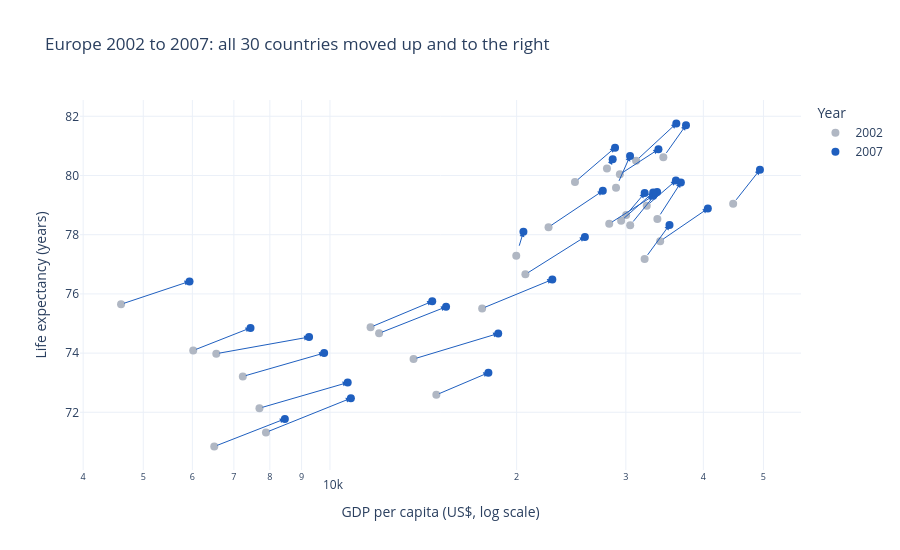

Notebook code cell kept with this figure:
### Markdown cell above
## Task 1 — Scatter: life expectancy change over time

**What to build:** A scatter showing **GDP per capita vs life expectancy** for **two years** (2002 and 2007) to show how both moved — use **colour for year** (just 2 colours), **one continent only**.

Choose any continent except Africa (that was the example). Highlight the change direction.

> 💡 Filter: `df.loc[df['continent'] == 'YOUR_CHOICE']` then filter years

### Code cell
# Task 1 — Solution B: arrows show the direction of change

eu = df.loc[(df['continent'] == 'Europe') & (df['year'].isin([2002, 2007]))]
a = eu[eu['year'] == 2002].set_index('country')
b = eu[eu['year'] == 2007].set_index('country')

fig = go.Figure()
for yr, d, col in [(2002, a, '#B0B7C3'), (2007, b, '#1F5FBF')]:
    fig.add_trace(go.Scatter(
        x=d['gdpPercap'], y=d['lifeExp'], mode='markers', name=str(yr),
        text=d.index, hovertemplate='%{text}<br>GDP: $%{x:,.0f}<br>Life exp: %{y:.1f}<extra>' + str(yr) + '</extra>',
        marker=dict(size=8, color=col)))

# on a log axis, annotation coordinates are in log10 units
for c in a.index:
    fig.add_annotation(
        x=np.log10(b.loc[c, 'gdpPercap']), y=b.loc[c, 'lifeExp'],
        ax=np.log10(a.loc[c, 'gdpPercap']), ay=a.loc[c, 'lifeExp'],
        xref='x', yref='y', axref='x', ayref='y',
        showarrow=True, arrowhead=2, arrowsize=1, arrowwidth=1, arrowcolor='#1F5FBF')

fig.update_xaxes(type='log', title='GDP per capita (US$, log scale)')
fig.update_yaxes(title='Life expectancy (years)')
fig.update_layout(
    title='Europe 2002 to 2007: all 30 countries moved up and to the right',
    template='plotly_white', width=900, height=550, legend_title='Year')
fig.show()

### Figure 1 — Plotly figure (JSON) as saved in the notebook; plotly's stock layout.template omitted (floating-point values rounded to 4 significant figures)
{"data": [{"hovertemplate": "%{text}<br>GDP: $%{x:,.0f}<br>Life exp: %{y:.1f}<extra>2002</extra>", "marker": {"color": "#B0B7C3", "size": 8}, "mode": "markers", "name": "2002", "text": ["Albania", "Austria", "Belgium", "Bosnia and Herzegovina", "Bulgaria", "Croatia", "Czech Republic", "Denmark", "Finland", "France", "Germany", "Greece", "Hungary", "Iceland", "Ireland", "Italy", "Montenegro", "Netherlands", "Norway", "Poland", "Portugal", "Romania", "Serbia", "Slovak Republic", "Slovenia", "Spain", "Sweden", "Switzerland", "Turkey", "United Kingdom"], "type": "scatter", "x": [4604.0, 32420.0, 30490.0, 6019.0, 7697.0, 11630.0, 17600.0, 32170.0, 28200.0, 28930.0, 30040.0, 22510.0, 14840.0, 31160.0, 34080.0, 27970.0, 6557.0, 33720.0, 44680.0, 12000.0, 19970.0, 7885.0, 7236.0, 13640.0, 20660.0, 24840.0, 29340.0, 34480.0, 6508.0, 29480.0], "y": [75.65, 78.98, 78.32, 74.09, 72.14, 74.88, 75.51, 77.18, 78.37, 79.59, 78.67, 78.26, 72.59, 80.5, 77.78, 80.24, 73.98, 78.53, 79.05, 74.67, 77.29, 71.32, 73.21, 73.8, 76.66, 79.78, 80.04, 80.62, 70.84, 78.47]}, {"hovertemplate": "%{text}<br>GDP: $%{x:,.0f}<br>Life exp: %{y:.1f}<extra>2007</extra>", "marker": {"color": "#1F5FBF", "size": 8}, "mode": "markers", "name": "2007", "text": ["Albania", "Austria", "Belgium", "Bosnia and Herzegovina", "Bulgaria", "Croatia", "Czech Republic", "Denmark", "Finland", "France", "Germany", "Greece", "Hungary", "Iceland", "Ireland", "Italy", "Montenegro", "Netherlands", "Norway", "Poland", "Portugal", "Romania", "Serbia", "Slovak Republic", "Slovenia", "Spain", "Sweden", "Switzerland", "Turkey", "United Kingdom"], "type": "scatter", "x": [5937.0, 36130.0, 33690.0, 7446.0, 10680.0, 14620.0, 22830.0, 35280.0, 33210.0, 30470.0, 32170.0, 27540.0, 18010.0, 36180.0, 40680.0, 28570.0, 9254.0, 36800.0, 49360.0, 15390.0, 20510.0, 10810.0, 9787.0, 18680.0, 25770.0, 28820.0, 33860.0, 37510.0, 8458.0, 33200.0], "y": [76.42, 79.83, 79.44, 74.85, 73.0, 75.75, 76.49, 78.33, 79.31, 80.66, 79.41, 79.48, 73.34, 81.76, 78.89, 80.55, 74.54, 79.76, 80.2, 75.56, 78.1, 72.48, 74.0, 74.66, 77.93, 80.94, 80.88, 81.7, 71.78, 79.42]}], "layout": {"annotations": [{"arrowcolor": "#1F5FBF", "arrowhead": 2, "arrowsize": 1, "arrowwidth": 1, "ax": 3.663, "axref": "x", "ay": 75.65, "ayref": "y", "showarrow": true, "x": 3.774, "xref": "x", "y": 76.42, "yref": "y"}, {"arrowcolor": "#1F5FBF", "arrowhead": 2, "arrowsize": 1, "arrowwidth": 1, "ax": 4.511, "axref": "x", "ay": 78.98, "ayref": "y", "showarrow": true, "x": 4.558, "xref": "x", "y": 79.83, "yref": "y"}, {"arrowcolor": "#1F5FBF", "arrowhead": 2, "arrowsize": 1, "arrowwidth": 1, "ax": 4.484, "axref": "x", "ay": 78.32, "ayref": "y", "showarrow": true, "x": 4.528, "xref": "x", "y": 79.44, "yref": "y"}, {"arrowcolor": "#1F5FBF", "arrowhead": 2, "arrowsize": 1, "arrowwidth": 1, "ax": 3.78, "axref": "x", "ay": 74.09, "ayref": "y", "showarrow": true, "x": 3.872, "xref": "x", "y": 74.85, "yref": "y"}, {"arrowcolor": "#1F5FBF", "arrowhead": 2, "arrowsize": 1, "arrowwidth": 1, "ax": 3.886, "axref": "x", "ay": 72.14, "ayref": "y", "showarrow": true, "x": 4.029, "xref": "x", "y": 73.0, "yref": "y"}, {"arrowcolor": "#1F5FBF", "arrowhead": 2, "arrowsize": 1, "arrowwidth": 1, "ax": 4.066, "axref": "x", "ay": 74.88, "ayref": "y", "showarrow": true, "x": 4.165, "xref": "x", "y": 75.75, "yref": "y"}, {"arrowcolor": "#1F5FBF", "arrowhead": 2, "arrowsize": 1, "arrowwidth": 1, "ax": 4.245, "axref": "x", "ay": 75.51, "ayref": "y", "showarrow": true, "x": 4.359, "xref": "x", "y": 76.49, "yref": "y"}, {"arrowcolor": "#1F5FBF", "arrowhead": 2, "arrowsize": 1, "arrowwidth": 1, "ax": 4.507, "axref": "x", "ay": 77.18, "ayref": "y", "showarrow": true, "x": 4.548, "xref": "x", "y": 78.33, "yref": "y"}, {"arrowcolor": "#1F5FBF", "arrowhead": 2, "arrowsize": 1, "arrowwidth": 1, "ax": 4.45, "axref": "x", "ay": 78.37, "ayref": "y", "showarrow": true, "x": 4.521, "xref": "x", "y": 79.31, "yref": "y"}, {"arrowcolor": "#1F5FBF", "arrowhead": 2, "arrowsize": 1, "arrowwidth": 1, "ax": 4.461, "axref": "x", "ay": 79.59, "ayref": "y", "showarrow": true, "x": 4.484, "xref": "x", "y": 80.66, "yref": "y"}, {"arrowcolor": "#1F5FBF", "arrowhead": 2, "arrowsize": 1, "arrowwidth": 1, "ax": 4.478, "axref": "x", "ay": 78.67, "ayref": "y", "showarrow": true, "x": 4.507, "xref": "x", "y": 79.41, "yref": "y"}, {"arrowcolor": "#1F5FBF", "arrowhead": 2, "arrowsize": 1, "arrowwidth": 1, "ax": 4.352, "axref": "x", "ay": 78.26, "ayref": "y", "showarrow": true, "x": 4.44, "xref": "x", "y": 79.48, "yref": "y"}, {"arrowcolor": "#1F5FBF", "arrowhead": 2, "arrowsize": 1, "arrowwidth": 1, "ax": 4.172, "axref": "x", "ay": 72.59, "ayref": "y", "showarrow": true, "x": 4.255, "xref": "x", "y": 73.34, "yref": "y"}, {"arrowcolor": "#1F5FBF", "arrowhead": 2, "arrowsize": 1, "arrowwidth": 1, "ax": 4.494, "axref": "x", "ay": 80.5, "ayref": "y", "showarrow": true, "x": 4.558, "xref": "x", "y": 81.76, "yref": "y"}, {"arrowcolor": "#1F5FBF", "arrowhead": 2, "arrowsize": 1, "arrowwidth": 1, "ax": 4.532, "axref": "x", "ay": 77.78, "ayref": "y", "showarrow": true, "x": 4.609, "xref": "x", "y": 78.89, "yref": "y"}, {"arrowcolor": "#1F5FBF", "arrowhead": 2, "arrowsize": 1, "arrowwidth": 1, "ax": 4.447, "axref": "x", "ay": 80.24, "ayref": "y", "showarrow": true, "x": 4.456, "xref": "x", "y": 80.55, "yref": "y"}, {"arrowcolor": "#1F5FBF", "arrowhead": 2, "arrowsize": 1, "arrowwidth": 1, "ax": 3.817, "axref": "x", "ay": 73.98, "ayref": "y", "showarrow": true, "x": 3.966, "xref": "x", "y": 74.54, "yref": "y"}, {"arrowcolor": "#1F5FBF", "arrowhead": 2, "arrowsize": 1, "arrowwidth": 1, "ax": 4.528, "axref": "x", "ay": 78.53, "ayref": "y", "showarrow": true, "x": 4.566, "xref": "x", "y": 79.76, "yref": "y"}, {"arrowcolor": "#1F5FBF", "arrowhead": 2, "arrowsize": 1, "arrowwidth": 1, "ax": 4.65, "axref": "x", "ay": 79.05, "ayref": "y", "showarrow": true, "x": 4.693, "xref": "x", "y": 80.2, "yref": "y"}, {"arrowcolor": "#1F5FBF", "arrowhead": 2, "arrowsize": 1, "arrowwidth": 1, "ax": 4.079, "axref": "x", "ay": 74.67, "ayref": "y", "showarrow": true, "x": 4.187, "xref": "x", "y": 75.56, "yref": "y"}, {"arrowcolor": "#1F5FBF", "arrowhead": 2, "arrowsize": 1, "arrowwidth": 1, "ax": 4.3, "axref": "x", "ay": 77.29, "ayref": "y", "showarrow": true, "x": 4.312, "xref": "x", "y": 78.1, "yref": "y"}, {"arrowcolor": "#1F5FBF", "arrowhead": 2, "arrowsize": 1, "arrowwidth": 1, "ax": 3.897, "axref": "x", "ay": 71.32, "ayref": "y", "showarrow": true, "x": 4.034, "xref": "x", "y": 72.48, "yref": "y"}, {"arrowcolor": "#1F5FBF", "arrowhead": 2, "arrowsize": 1, "arrowwidth": 1, "ax": 3.86, "axref": "x", "ay": 73.21, "ayref": "y", "showarrow": true, "x": 3.991, "xref": "x", "y": 74.0, "yref": "y"}, {"arrowcolor": "#1F5FBF", "arrowhead": 2, "arrowsize": 1, "arrowwidth": 1, "ax": 4.135, "axref": "x", "ay": 73.8, "ayref": "y", "showarrow": true, "x": 4.271, "xref": "x", "y": 74.66, "yref": "y"}, {"arrowcolor": "#1F5FBF", "arrowhead": 2, "arrowsize": 1, "arrowwidth": 1, "ax": 4.315, "axref": "x", "ay": 76.66, "ayref": "y", "showarrow": true, "x": 4.411, "xref": "x", "y": 77.93, "yref": "y"}, {"arrowcolor": "#1F5FBF", "arrowhead": 2, "arrowsize": 1, "arrowwidth": 1, "ax": 4.395, "axref": "x", "ay": 79.78, "ayref": "y", "showarrow": true, "x": 4.46, "xref": "x", "y": 80.94, "yref": "y"}, {"arrowcolor": "#1F5FBF", "arrowhead": 2, "arrowsize": 1, "arrowwidth": 1, "ax": 4.467, "axref": "x", "ay": 80.04, "ayref": "y", "showarrow": true, "x": 4.53, "xref": "x", "y": 80.88, "yref": "y"}, {"arrowcolor": "#1F5FBF", "arrowhead": 2, "arrowsize": 1, "arrowwidth": 1, "ax": 4.538, "axref": "x", "ay": 80.62, "ayref": "y", "showarrow": true, "x": 4.574, "xref": "x", "y": 81.7, "yref": "y"}, {"arrowcolor": "#1F5FBF", "arrowhead": 2, "arrowsize": 1, "arrowwidth": 1, "ax": 3.813, "axref": "x", "ay": 70.84, "ayref": "y", "showarrow": true, "x": 3.927, "xref": "x", "y": 71.78, "yref": "y"}, {"arrowcolor": "#1F5FBF", "arrowhead": 2, "arrowsize": 1, "arrowwidth": 1, "ax": 4.47, "axref": "x", "ay": 78.47, "ayref": "y", "showarrow": true, "x": 4.521, "xref": "x", "y": 79.42, "yref": "y"}], "height": 550, "legend": {"title": {"text": "Year"}}, "title": {"text": "Europe 2002 to 2007: all 30 countries moved up and to the right"}, "width": 900, "xaxis": {"title": {"text": "GDP per capita (US$, log scale)"}, "type": "log"}, "yaxis": {"title": {"text": "Life expectancy (years)"}}}}
